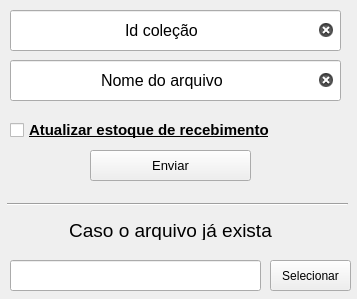
<?xml version="1.0" encoding="UTF-8"?>
<ui version="4.0">
 <class>MainWindow</class>
 <widget class="QMainWindow" name="MainWindow">
  <property name="geometry">
   <rect>
    <x>0</x>
    <y>0</y>
    <width>357</width>
    <height>299</height>
   </rect>
  </property>
  <property name="sizePolicy">
   <sizepolicy hsizetype="Preferred" vsizetype="Preferred">
    <horstretch>50</horstretch>
    <verstretch>0</verstretch>
   </sizepolicy>
  </property>
  <property name="windowTitle">
   <string>Planilha Consignados</string>
  </property>
  <property name="styleSheet">
   <string notr="true"/>
  </property>
  <property name="unifiedTitleAndToolBarOnMac">
   <bool>false</bool>
  </property>
  <widget class="QWidget" name="centralwidget">
   <widget class="QLineEdit" name="inputAbrirArquivo">
    <property name="geometry">
     <rect>
      <x>10</x>
      <y>10</y>
      <width>331</width>
      <height>41</height>
     </rect>
    </property>
    <property name="font">
     <font>
      <pointsize>12</pointsize>
     </font>
    </property>
    <property name="mouseTracking">
     <bool>true</bool>
    </property>
    <property name="inputMask">
     <string/>
    </property>
    <property name="text">
     <string>Id coleção</string>
    </property>
    <property name="alignment">
     <set>Qt::AlignCenter</set>
    </property>
    <property name="dragEnabled">
     <bool>false</bool>
    </property>
    <property name="readOnly">
     <bool>false</bool>
    </property>
    <property name="cursorMoveStyle">
     <enum>Qt::LogicalMoveStyle</enum>
    </property>
    <property name="clearButtonEnabled">
     <bool>true</bool>
    </property>
   </widget>
   <widget class="QPushButton" name="btnenviarnumero">
    <property name="geometry">
     <rect>
      <x>90</x>
      <y>150</y>
      <width>161</width>
      <height>31</height>
     </rect>
    </property>
    <property name="sizePolicy">
     <sizepolicy hsizetype="Minimum" vsizetype="Fixed">
      <horstretch>20</horstretch>
      <verstretch>0</verstretch>
     </sizepolicy>
    </property>
    <property name="font">
     <font>
      <pointsize>10</pointsize>
     </font>
    </property>
    <property name="text">
     <string>Enviar</string>
    </property>
   </widget>
   <widget class="QLineEdit" name="getnomearquivo">
    <property name="geometry">
     <rect>
      <x>10</x>
      <y>60</y>
      <width>331</width>
      <height>41</height>
     </rect>
    </property>
    <property name="font">
     <font>
      <pointsize>12</pointsize>
     </font>
    </property>
    <property name="mouseTracking">
     <bool>true</bool>
    </property>
    <property name="inputMask">
     <string/>
    </property>
    <property name="text">
     <string>Nome do arquivo</string>
    </property>
    <property name="alignment">
     <set>Qt::AlignCenter</set>
    </property>
    <property name="dragEnabled">
     <bool>false</bool>
    </property>
    <property name="readOnly">
     <bool>false</bool>
    </property>
    <property name="cursorMoveStyle">
     <enum>Qt::LogicalMoveStyle</enum>
    </property>
    <property name="clearButtonEnabled">
     <bool>true</bool>
    </property>
   </widget>
   <widget class="QLabel" name="label">
    <property name="geometry">
     <rect>
      <x>10</x>
      <y>220</y>
      <width>321</width>
      <height>20</height>
     </rect>
    </property>
    <property name="font">
     <font>
      <pointsize>14</pointsize>
     </font>
    </property>
    <property name="text">
     <string>Caso o arquivo já exista</string>
    </property>
    <property name="alignment">
     <set>Qt::AlignCenter</set>
    </property>
   </widget>
   <widget class="QLineEdit" name="labelarquivosexistente">
    <property name="geometry">
     <rect>
      <x>10</x>
      <y>260</y>
      <width>251</width>
      <height>31</height>
     </rect>
    </property>
    <property name="readOnly">
     <bool>true</bool>
    </property>
   </widget>
   <widget class="QPushButton" name="selectbutton">
    <property name="geometry">
     <rect>
      <x>270</x>
      <y>260</y>
      <width>81</width>
      <height>31</height>
     </rect>
    </property>
    <property name="text">
     <string>Selecionar</string>
    </property>
   </widget>
   <widget class="QCheckBox" name="checkBox">
    <property name="geometry">
     <rect>
      <x>10</x>
      <y>120</y>
      <width>341</width>
      <height>20</height>
     </rect>
    </property>
    <property name="font">
     <font>
      <pointsize>11</pointsize>
      <weight>75</weight>
      <bold>true</bold>
      <underline>true</underline>
     </font>
    </property>
    <property name="text">
     <string>Atualizar estoque de recebimento</string>
    </property>
   </widget>
   <widget class="Line" name="line">
    <property name="windowModality">
     <enum>Qt::NonModal</enum>
    </property>
    <property name="geometry">
     <rect>
      <x>7</x>
      <y>189</y>
      <width>341</width>
      <height>31</height>
     </rect>
    </property>
    <property name="font">
     <font>
      <pointsize>10</pointsize>
     </font>
    </property>
    <property name="cursor">
     <cursorShape>ArrowCursor</cursorShape>
    </property>
    <property name="orientation">
     <enum>Qt::Horizontal</enum>
    </property>
   </widget>
  </widget>
 </widget>
 <resources/>
 <connections/>
</ui>
